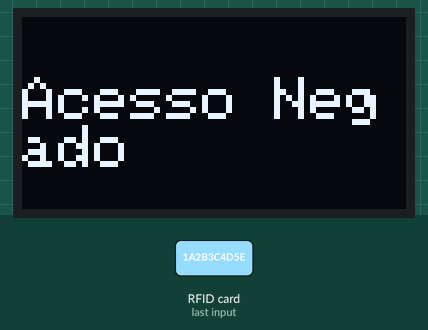
Simulated run of this sketch. Board: Arduino Uno, built with avr-gcc and run on an emulated ATmega328P. On the bench: 128×64 one-colour display. Inputs (shaded band) come from the test bench. What the sketch prints to the serial monitor is not drawn.

3.4 s: RFID card 1A 2B 3C 4D 5E held to the reader
Above: at 4.6 s.
4.9 s: RFID card 1F 2E 3D 4C 5B held to the reader
7.9 s: RFID card 5E 7A 19 C4 held to the reader
Timing chart, 0 to 10.9 s (numbered marks = the images above; inputs shaded):
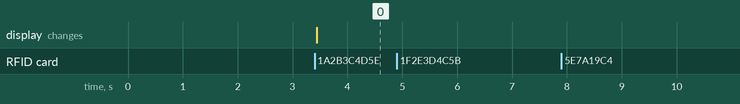

Measured:
- after the input at 3.4 s, the display: changes at once (image 0)
- after the input at 4.9 s, every drawn part: stays the same
- after the input at 7.9 s, every drawn part: stays the same

The sketch:

sketch_mar15a.ino
```cpp
#include <Wire.h>
#include <Adafruit_GFX.h>
#include <Adafruit_SSD1306.h>
#include <SPI.h>
#include <MFRC522.h>

#define RST_PIN 9
#define SS_PIN 10

MFRC522 mfrc522(SS_PIN, RST_PIN);

#define SCREEN_WIDTH 128
#define SCREEN_HEIGHT 64
Adafruit_SSD1306 display(SCREEN_WIDTH, SCREEN_HEIGHT, &Wire, -1);

String authorizedIds[] = {
  "1A2B3C4D5E",
  "1F2E3D4C5B",
  "1G2H3I4J5K",
  "1L2M3N4O5P",
  "1Q2R3S4T5U",
  "1V2W3X4Y5Z",
  "1A2F3D4G5H"
};

void setup() {
  Serial.begin(9600);
  SPI.begin();
  mfrc522.PCD_Init();

  if (!display.begin(SSD1306_SWITCHCAPVCC, 0x3C)) {
    Serial.println(F("Falha ao inicializar o display OLED!"));
    while (true);
  }
  display.clearDisplay();

  display.setTextSize(1);
  display.setTextColor(SSD1306_WHITE);
  display.setCursor(0, 0);
  display.print("Sistema de Acesso");
  display.display();
  delay(2000);
}

void loop() {
  if (mfrc522.PICC_IsNewCardPresent()) {
    if (mfrc522.PICC_ReadCardSerial()) {

      String readCardID = "";
      for (byte i = 0; i < mfrc522.uid.size; i++) {
        readCardID += String(mfrc522.uid.uidByte[i], HEX);
      }

      Serial.print("ID do cartão: ");
      Serial.println(readCardID);

      display.clearDisplay();
      display.setCursor(0, 0);
      display.setTextSize(1);

      bool accessGranted = false;
      for (int i = 0; i < 7; i++) {
        if (readCardID == authorizedIds[i]) {
          accessGranted = true;
          break;
        }
      }

      if (accessGranted) {
        display.setCursor(0, 20);
        display.setTextSize(2);
        display.print("Acesso Liberado");
      } else {
        display.setCursor(0, 20);
        display.setTextSize(2);
        display.print("Acesso Negado");
      }

      display.display();
      delay(3000);

      mfrc522.PICC_HaltA();
      mfrc522.PCD_StopCrypto1();
    }
  }
}
```
